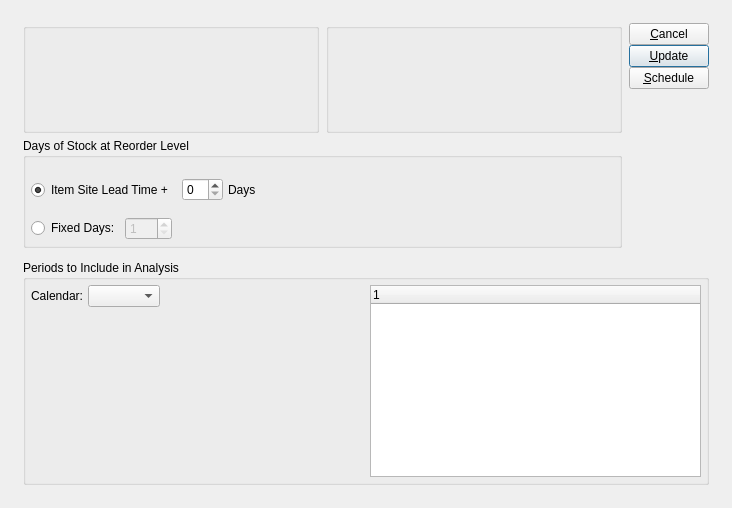
<?xml version="1.0" encoding="UTF-8"?>
<ui version="4.0">
 <comment>This file is part of the xTuple ERP: PostBooks Edition, a free and
open source Enterprise Resource Planning software suite,
Copyright (c) 1999-2010 by OpenMFG LLC, d/b/a xTuple.
It is licensed to you under the Common Public Attribution License
version 1.0, the full text of which (including xTuple-specific Exhibits)
is available at www.xtuple.com/CPAL.  By using this software, you agree
to be bound by its terms.</comment>
 <class>updateOUTLevelsByClassCode</class>
 <widget class="QDialog" name="updateOUTLevelsByClassCode">
  <property name="geometry">
   <rect>
    <x>0</x>
    <y>0</y>
    <width>732</width>
    <height>508</height>
   </rect>
  </property>
  <property name="windowTitle">
   <string>Update Order Up To Levels by Class Code</string>
  </property>
  <layout class="QGridLayout" name="gridLayout_2">
   <item row="0" column="0">
    <layout class="QGridLayout" name="gridLayout">
     <property name="margin">
      <number>12</number>
     </property>
     <property name="spacing">
      <number>12</number>
     </property>
     <item row="0" column="0">
      <layout class="QHBoxLayout">
       <property name="spacing">
        <number>7</number>
       </property>
       <item>
        <layout class="QVBoxLayout">
         <property name="spacing">
          <number>5</number>
         </property>
         <item>
          <layout class="QHBoxLayout">
           <property name="spacing">
            <number>7</number>
           </property>
           <item>
            <layout class="QVBoxLayout">
             <property name="spacing">
              <number>0</number>
             </property>
             <item>
              <widget class="WarehouseGroup" name="_warehouse">
               <property name="title">
                <string/>
               </property>
               <property name="fixedSize">
                <bool>false</bool>
               </property>
              </widget>
             </item>
            </layout>
           </item>
           <item>
            <widget class="ParameterGroup" name="_classCode">
             <property name="title">
              <string/>
             </property>
             <property name="fixedSize">
              <bool>false</bool>
             </property>
            </widget>
           </item>
          </layout>
         </item>
         <item>
          <layout class="QHBoxLayout">
           <property name="spacing">
            <number>0</number>
           </property>
           <item>
            <widget class="QGroupBox" name="_daysGroup">
             <property name="title">
              <string>Days of Stock at Reorder Level</string>
             </property>
             <layout class="QVBoxLayout">
              <property name="spacing">
               <number>0</number>
              </property>
              <property name="margin">
               <number>5</number>
              </property>
              <item>
               <layout class="QHBoxLayout">
                <property name="spacing">
                 <number>5</number>
                </property>
                <item>
                 <widget class="QRadioButton" name="_leadTime">
                  <property name="text">
                   <string>Item Site Lead Time + </string>
                  </property>
                  <property name="checked">
                   <bool>true</bool>
                  </property>
                 </widget>
                </item>
                <item>
                 <widget class="QSpinBox" name="_leadTimePad"/>
                </item>
                <item>
                 <layout class="QHBoxLayout">
                  <property name="spacing">
                   <number>0</number>
                  </property>
                  <item>
                   <widget class="QLabel" name="_daysLit">
                    <property name="text">
                     <string>Days</string>
                    </property>
                   </widget>
                  </item>
                  <item>
                   <spacer>
                    <property name="orientation">
                     <enum>Qt::Horizontal</enum>
                    </property>
                    <property name="sizeType">
                     <enum>QSizePolicy::Preferred</enum>
                    </property>
                    <property name="sizeHint" stdset="0">
                     <size>
                      <width>0</width>
                      <height>5</height>
                     </size>
                    </property>
                   </spacer>
                  </item>
                  <item>
                   <spacer name="horizontalSpacer">
                    <property name="orientation">
                     <enum>Qt::Horizontal</enum>
                    </property>
                    <property name="sizeHint" stdset="0">
                     <size>
                      <width>40</width>
                      <height>20</height>
                     </size>
                    </property>
                   </spacer>
                  </item>
                 </layout>
                </item>
               </layout>
              </item>
              <item>
               <layout class="QHBoxLayout">
                <property name="spacing">
                 <number>5</number>
                </property>
                <item>
                 <widget class="QRadioButton" name="_fixedDays">
                  <property name="text">
                   <string>Fixed Days:</string>
                  </property>
                 </widget>
                </item>
                <item>
                 <layout class="QHBoxLayout">
                  <property name="spacing">
                   <number>0</number>
                  </property>
                  <item>
                   <widget class="QSpinBox" name="_days">
                    <property name="enabled">
                     <bool>false</bool>
                    </property>
                    <property name="minimum">
                     <number>1</number>
                    </property>
                    <property name="maximum">
                     <number>999</number>
                    </property>
                    <property name="value">
                     <number>1</number>
                    </property>
                   </widget>
                  </item>
                  <item>
                   <spacer>
                    <property name="orientation">
                     <enum>Qt::Horizontal</enum>
                    </property>
                    <property name="sizeType">
                     <enum>QSizePolicy::MinimumExpanding</enum>
                    </property>
                    <property name="sizeHint" stdset="0">
                     <size>
                      <width>0</width>
                      <height>5</height>
                     </size>
                    </property>
                   </spacer>
                  </item>
                 </layout>
                </item>
               </layout>
              </item>
             </layout>
            </widget>
           </item>
          </layout>
         </item>
        </layout>
       </item>
       <item>
        <layout class="QVBoxLayout">
         <property name="spacing">
          <number>0</number>
         </property>
         <item>
          <layout class="QVBoxLayout">
           <property name="spacing">
            <number>0</number>
           </property>
           <item>
            <widget class="QPushButton" name="_close">
             <property name="text">
              <string>&amp;Cancel</string>
             </property>
            </widget>
           </item>
           <item>
            <widget class="QPushButton" name="_update">
             <property name="text">
              <string>&amp;Update</string>
             </property>
             <property name="default">
              <bool>true</bool>
             </property>
            </widget>
           </item>
           <item>
            <widget class="QPushButton" name="_submit">
             <property name="text">
              <string>&amp;Schedule</string>
             </property>
            </widget>
           </item>
          </layout>
         </item>
         <item>
          <spacer>
           <property name="orientation">
            <enum>Qt::Vertical</enum>
           </property>
           <property name="sizeHint" stdset="0">
            <size>
             <width>20</width>
             <height>16</height>
            </size>
           </property>
          </spacer>
         </item>
        </layout>
       </item>
      </layout>
     </item>
     <item row="1" column="0">
      <widget class="QGroupBox" name="_periodsToInclude">
       <property name="title">
        <string>Periods to Include in Analysis</string>
       </property>
       <layout class="QHBoxLayout">
        <property name="spacing">
         <number>7</number>
        </property>
        <property name="margin">
         <number>5</number>
        </property>
        <item>
         <layout class="QVBoxLayout">
          <property name="spacing">
           <number>0</number>
          </property>
          <item>
           <layout class="QHBoxLayout">
            <property name="spacing">
             <number>5</number>
            </property>
            <item>
             <widget class="QLabel" name="_calendarLit">
              <property name="text">
               <string>Calendar:</string>
              </property>
              <property name="alignment">
               <set>Qt::AlignRight|Qt::AlignTrailing|Qt::AlignVCenter</set>
              </property>
             </widget>
            </item>
            <item>
             <widget class="CalendarComboBox" name="_calendar"/>
            </item>
            <item>
             <spacer name="horizontalSpacer_2">
              <property name="orientation">
               <enum>Qt::Horizontal</enum>
              </property>
              <property name="sizeHint" stdset="0">
               <size>
                <width>40</width>
                <height>20</height>
               </size>
              </property>
             </spacer>
            </item>
           </layout>
          </item>
          <item>
           <spacer>
            <property name="orientation">
             <enum>Qt::Vertical</enum>
            </property>
            <property name="sizeType">
             <enum>QSizePolicy::MinimumExpanding</enum>
            </property>
            <property name="sizeHint" stdset="0">
             <size>
              <width>20</width>
              <height>20</height>
             </size>
            </property>
           </spacer>
          </item>
         </layout>
        </item>
        <item>
         <widget class="PeriodsListView" name="_periods"/>
        </item>
       </layout>
      </widget>
     </item>
    </layout>
   </item>
  </layout>
 </widget>
 <layoutdefault spacing="6" margin="11"/>
 <pixmapfunction>qPixmapFromMimeSource</pixmapfunction>
 <customwidgets>
  <customwidget>
   <class>CalendarComboBox</class>
   <extends>XComboBox</extends>
   <header>calendarTools.h</header>
  </customwidget>
  <customwidget>
   <class>ParameterGroup</class>
   <extends>QGroupBox</extends>
   <header>parametergroup.h</header>
   <container>1</container>
  </customwidget>
  <customwidget>
   <class>PeriodsListView</class>
   <extends>XTreeWidget</extends>
   <header>calendarTools.h</header>
  </customwidget>
  <customwidget>
   <class>WarehouseGroup</class>
   <extends>QGroupBox</extends>
   <header>warehousegroup.h</header>
   <container>1</container>
  </customwidget>
  <customwidget>
   <class>XComboBox</class>
   <extends>QComboBox</extends>
   <header>xcombobox.h</header>
  </customwidget>
  <customwidget>
   <class>XTreeWidget</class>
   <extends>QTreeWidget</extends>
   <header>xtreewidget.h</header>
   <container>1</container>
  </customwidget>
 </customwidgets>
 <tabstops>
  <tabstop>_leadTime</tabstop>
  <tabstop>_leadTimePad</tabstop>
  <tabstop>_fixedDays</tabstop>
  <tabstop>_days</tabstop>
  <tabstop>_periods</tabstop>
  <tabstop>_update</tabstop>
  <tabstop>_submit</tabstop>
  <tabstop>_close</tabstop>
 </tabstops>
 <resources/>
 <connections>
  <connection>
   <sender>_close</sender>
   <signal>clicked()</signal>
   <receiver>updateOUTLevelsByClassCode</receiver>
   <slot>reject()</slot>
   <hints>
    <hint type="sourcelabel">
     <x>20</x>
     <y>20</y>
    </hint>
    <hint type="destinationlabel">
     <x>20</x>
     <y>20</y>
    </hint>
   </hints>
  </connection>
  <connection>
   <sender>_fixedDays</sender>
   <signal>toggled(bool)</signal>
   <receiver>_days</receiver>
   <slot>setEnabled(bool)</slot>
   <hints>
    <hint type="sourcelabel">
     <x>20</x>
     <y>20</y>
    </hint>
    <hint type="destinationlabel">
     <x>20</x>
     <y>20</y>
    </hint>
   </hints>
  </connection>
  <connection>
   <sender>_leadTime</sender>
   <signal>toggled(bool)</signal>
   <receiver>_leadTimePad</receiver>
   <slot>setEnabled(bool)</slot>
   <hints>
    <hint type="sourcelabel">
     <x>20</x>
     <y>20</y>
    </hint>
    <hint type="destinationlabel">
     <x>20</x>
     <y>20</y>
    </hint>
   </hints>
  </connection>
  <connection>
   <sender>_calendar</sender>
   <signal>newCalendarId(int)</signal>
   <receiver>_periods</receiver>
   <slot>populate(int)</slot>
   <hints>
    <hint type="sourcelabel">
     <x>149</x>
     <y>291</y>
    </hint>
    <hint type="destinationlabel">
     <x>537</x>
     <y>380</y>
    </hint>
   </hints>
  </connection>
  <connection>
   <sender>_calendar</sender>
   <signal>select(ParameterList&amp;)</signal>
   <receiver>_periods</receiver>
   <slot>load(ParameterList&amp;)</slot>
   <hints>
    <hint type="sourcelabel">
     <x>149</x>
     <y>291</y>
    </hint>
    <hint type="destinationlabel">
     <x>537</x>
     <y>380</y>
    </hint>
   </hints>
  </connection>
 </connections>
</ui>
